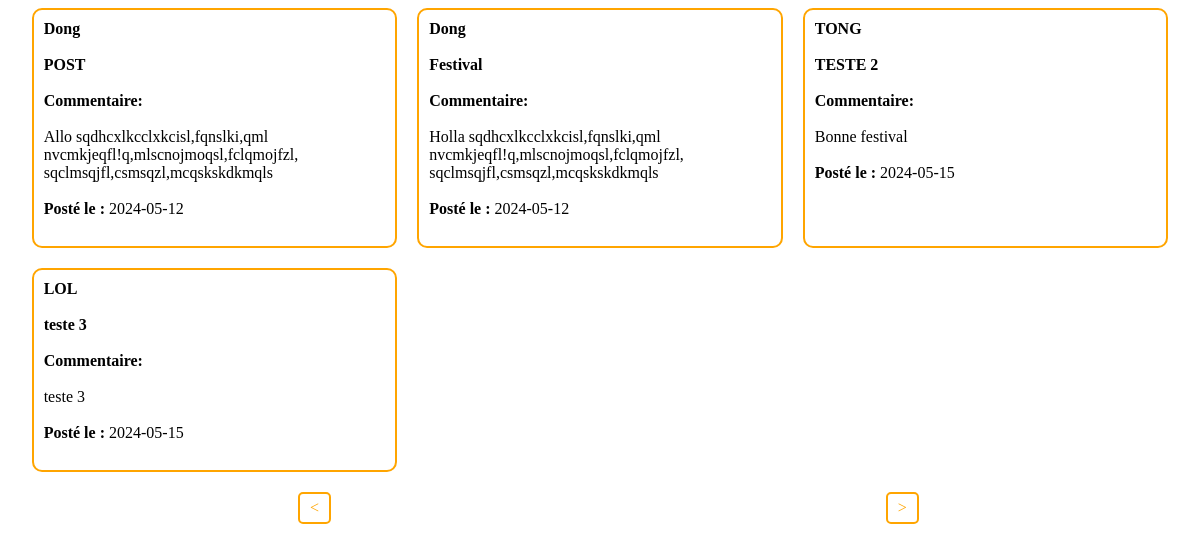
/WEBSITE/Front/HTML/Afficher_commentaire.php?page=4, run on the app's committed database.
### tables this page shows
CREATE TABLE IF NOT EXISTS `comments` (
  `id` int NOT NULL AUTO_INCREMENT,
  `pseudo` varchar(255) NOT NULL,
  `date` date NOT NULL,
  `commentaire` text NOT NULL,
  `reference` varchar(2555) NOT NULL,
  PRIMARY KEY (`id`)
);

### WEBSITE/Front/HTML/Afficher_commentaire.php (the view, shortened to what this page needs)
<!DOCTYPE html>
<html lang="en">
<head>
    <link rel="stylesheet" href="../CSS/commentaire.css">
</head>
<body>
<?php
    $bdd = new PDO('mysql:host=db;dbname=espace_membres', 'root', '');
    $page = isset($_GET['page']) ? $_GET['page'] : 1;
    $comments_par_page = 4;
    $debut = ($page - 1) * $comments_par_page;
    $requete = $bdd->prepare("SELECT pseudo, commentaire, date, reference FROM comments LIMIT :debut, :limite");
    $requete->bindValue(':debut', $debut, PDO::PARAM_INT);
    $requete->bindValue(':limite', $comments_par_page, PDO::PARAM_INT);
    $requete->execute();
    echo '<div class="commentaire">';
    while ($row = $requete->fetch(PDO::FETCH_ASSOC)) {
        echo '<div class="contenue">';
        echo '<strong>'. $row['pseudo'] . '</strong> ' . '<br>' . '<br>';
        echo '<strong>' . $row['reference'] . '</strong> ' . '<br>' . '<br>';
        echo '<strong>Commentaire:</strong> ' . '<br>' . '<br>' . $row['commentaire'] . '<br>' . '<br>';
        echo '<strong>Posté le : </strong> ' . $row['date'] . '<br>' . '<br>';
        echo '</div>';
    }
    echo '</div>';
    $requete_total = $bdd->query("SELECT COUNT(*) AS total FROM comments");
    $total = $requete_total->fetch(PDO::FETCH_ASSOC)['total'];
    $nombre_de_pages = ceil($total / $comments_par_page);
    echo '<div style="margin-top: 20px; display: flex; flex-direction: row;">';
    if ($page > 1) {
        echo '<a href="?page='.($page - 1).'" class="bouton-page bouton-precedent ">&lt;</a>';
    }
    if ($page < $nombre_de_pages) {
        if ($page == 1) {
            echo '<a href="?page='.($page + 1).'" class="bouton-page bouton-suivant" style="margin-left: 73.3%;" >&gt;</a>';
        } else {
            echo '<a href="?page='.($page + 1).'" class="bouton-page bouton-suivant">&gt;</a>';
        }
    }
    echo '</div>';
?>
</body>
</html>

### WEBSITE/Front/CSS/commentaire.css (style rules this page uses)
.commentaire { display: grid; grid-template-columns: repeat(auto-fill, minmax(300px, 1fr)); gap: 20px; justify-content: center; margin-left: 2%; margin-right: 2%; }
.contenue { border-radius: 10px; border: 2px solid orange; background-color: white; padding: 10px; word-wrap: break-word; }
.bouton-page { display: inline-block; padding: 5px 10px; border: 2px solid orange; background-color: white; color: orange; text-decoration: none; border-radius: 5px; margin-right: 10px; }
.bouton-precedent { margin-left: 24.5%; }
.bouton-suivant { margin-left: 46%; }

### data on the page
comments: pseudo "Dong", reference "POST", commentaire "Allo sqdhcxlkcclxkcisl,fqnslki,qml nvcmkjeqfl!q,mlscnojmoqsl,fclqmojfzl, sqclmsqjfl,csmsqzl,mcqskskdkmqls", date "2024-05-12"
comments: pseudo "Dong", reference "Festival", commentaire "Holla sqdhcxlkcclxkcisl,fqnslki,qml nvcmkjeqfl!q,mlscnojmoqsl,fclqmojfzl, sqclmsqjfl,csmsqzl,mcqskskdkmqls", date "2024-05-12"
comments: pseudo "TONG", reference "TESTE 2", commentaire "Bonne festival", date "2024-05-15"
comments: pseudo "LOL", reference "teste 3", commentaire "teste 3", date "2024-05-15"
